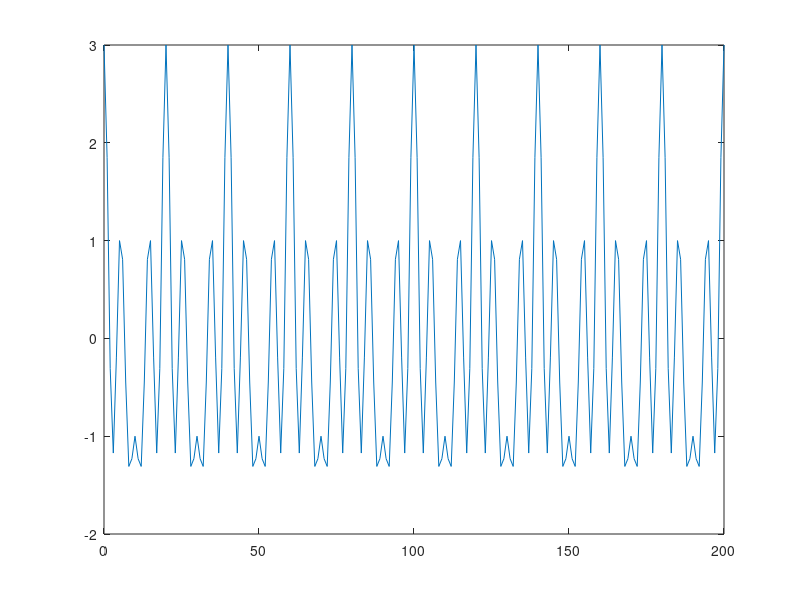
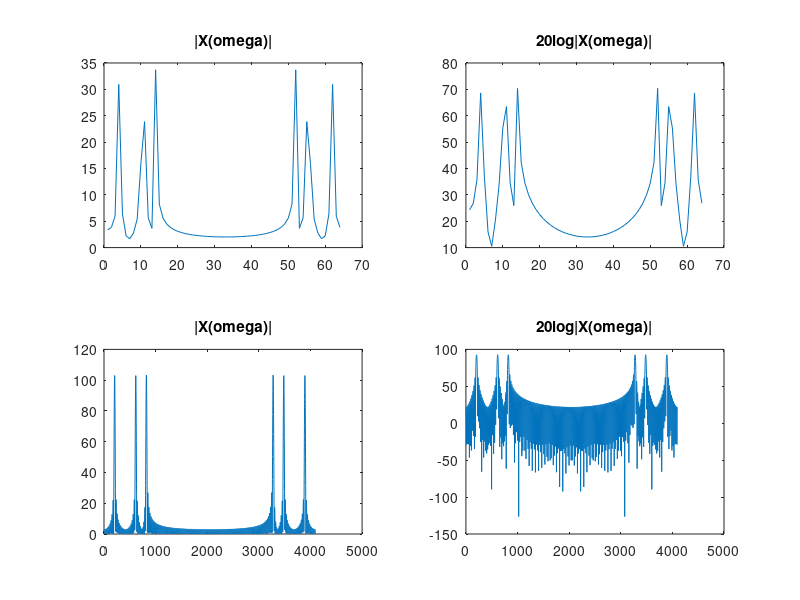
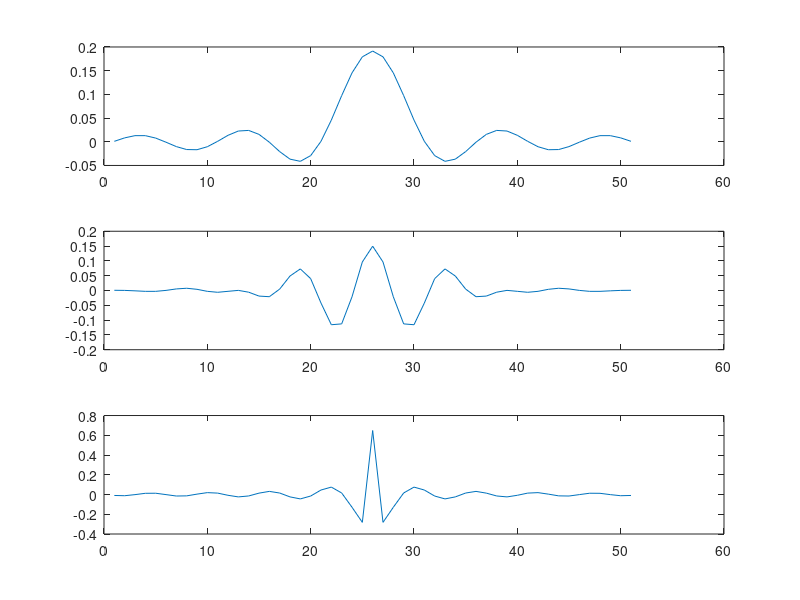
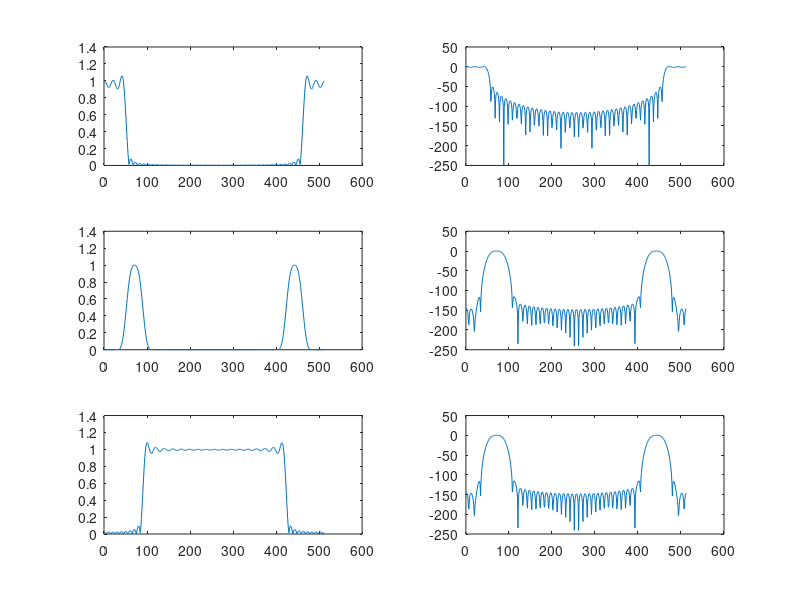

Here is the MATLAB script that generated these plots, in order:
clear; close all;

M = 50;
n = 0:1:200;
x_n = cos(0.1*pi*n) + cos(0.3*pi*n) + cos(0.4*pi*n);

figure(1);
plot(n, x_n)
%% Freq Domain Plot
figure(2);
for i=0:1
    x_omega = abs(fft(x_n, 2^(i*6+6)));
    subplot(2,2,i*2+1); plot(x_omega);
    title("|X(omega)|")

    x_log = log(x_omega) * 20; 
    subplot(2,2,i*2+2); plot(x_log);
    title("20log|X(omega)|")
end
%% Filter Plot - time domain
figure(3);

rect_window = rectwin(M+1);
lpf = fir1(M,0.2, 'low', rect_window);
bpf = fir1(M, [0.2 0.35]);
hpf = fir1(M,0.35,'high', rect_window);

subplot(3,1,1); plot(lpf);
subplot(3,1,2); plot(bpf);
subplot(3,1,3); plot(hpf);
%% Filter Plot - freq domain
figure(4);

lpf_omega = abs(fft(lpf, 2^9));
bpf_omega = abs(fft(bpf, 2^9));
hpf_omega = abs(fft(hpf, 2^9));

subplot(3,2,1); plot(lpf_omega);
subplot(3,2,2); plot(log(lpf_omega) * 20);

subplot(3,2,3); plot(bpf_omega);
subplot(3,2,4); plot(log(bpf_omega) * 20);

subplot(3,2,5); plot(hpf_omega);
subplot(3,2,6); plot(log(bpf_omega) * 20);
%% Adapt Filter to Signal
figure(5);

x_n_fft = fft(x_n, 2^9);
x_n_fft_abs = abs(x_n_fft);

y_n_lpf = x_n_fft_abs .* lpf_omega;
y_n_bpf = x_n_fft_abs .* bpf_omega;
y_n_hpf = x_n_fft_abs .* hpf_omega;

subplot(3,1,1); plot(y_n_lpf);
subplot(3,1,2); plot(y_n_bpf);
subplot(3,1,3); plot(y_n_hpf);

%% Restore Signal
figure(6);

y_1 = ifft(x_n_fft .* lpf_omega);
y_2 = ifft(x_n_fft .* bpf_omega);
y_3 = ifft(x_n_fft .* hpf_omega);

subplot(3,1,1); plot(y_1); xlim([51 200]);
subplot(3,1,2); plot(y_2); xlim([51 200]);
subplot(3,1,3); plot(y_3); xlim([51 200]);